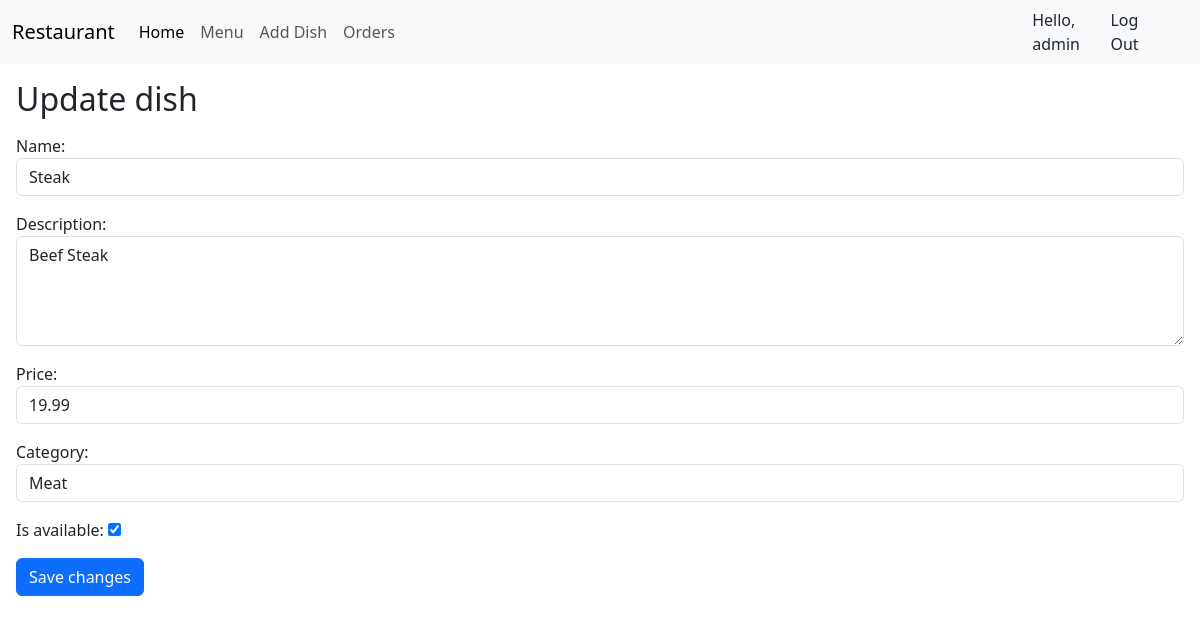
Page /restaurant/menu/1/edit (signed in) on the committed database.
### menu/models.py (models this page shows, shortened)
class Dish(models.Model):
    name = models.CharField(max_length=50)
    description = models.CharField(max_length=100, blank=True)
    price = models.DecimalField(max_digits=4, decimal_places=2)
    category = models.ForeignKey(
        Category, on_delete=models.CASCADE, related_name="dishes"
    )
    is_available = models.BooleanField(default=True)

class Category(models.Model):
    name = models.CharField(max_length=20)
    def __str__(self):
        return self.name

### menu/views.py (the view)
# urls.py: path("<int:id>/edit", views.edit_dish, name="edit"),
def edit_dish(request, id):
    dish = get_object_or_404(Dish, id=id)
    if request.method == "POST":
        form = DishForm(request.POST, instance=dish)
        if form.is_valid():
            form.save()
            return redirect("detail", id=dish.id)
    else:
        form = DishForm(instance=dish)
    return render(request, "edit.html", {"form": form})

### menu/forms.py
class DishForm(forms.ModelForm):
    class Meta:
        model = Dish
        fields = ("name", "description", "price", "category", "is_available")
        widgets = {
            "name": forms.TextInput(attrs={"class": "form-control"}),
            "description": forms.Textarea(attrs={"class": "form-control", "rows": 4}),
            "price": forms.NumberInput(attrs={"class": "form-control"}),
            "category": forms.Select(attrs={"class": "form-control"}),
            "is_available": forms.CheckboxInput(attrs={"class": "form-control-input"}),
        }

### templates/edit.html (shortened to what this page needs)
<!DOCTYPE html>
<html lang="en">
  <head>
  </head>
  <body>
    {% extends 'base.html' %} {% block content %}
    <h2 class="m-3">Update dish</h2>
    <form method="post" class="m-3">
      {% csrf_token %} {{ form.as_p}}
      <button type="submit" class="btn btn-primary">Save changes</button>
    </form>
    {% endblock %}

### templates/base.html (shortened to what this page needs)
<!DOCTYPE html>
<html lang="en">
  <head>
    <link
      href="https://cdn.jsdelivr.net/npm/bootstrap@5.3.2/dist/css/bootstrap.min.css"
      rel="stylesheet"
    />
  </head>
  <body>
    <nav class="navbar navbar-expand-lg bg-body-tertiary">
      <div class="container-fluid">
        <a class="navbar-brand" href="{% url 'index' %}">Restaurant</a>
        <div class="collapse navbar-collapse" id="navbarNav">
          <ul class="navbar-nav">
            <li class="nav-item">
              <a
                class="nav-link active"
                aria-current="page"
                href="{% url 'index' %}"
                >Home</a
              >
            </li>
            <li class="nav-item">
              <a class="nav-link" href="{% url 'index' %}">Menu</a>
            </li>
            {% if user.is_staff %}
            <li class="nav-item">
              <a class="nav-link" href="{% url 'create' %}">Add Dish</a>
            </li>
            {% endif %}
            <li class="nav-item">
              <a
                class="nav-link"
                aria-current="page"
                href="{% url 'my_orders' %}"
                >Orders</a
              >
            </li>
          </ul>
        </div>
      </div>
      <div class="d-flex mx-3 px-4">
        {% if user.is_authenticated %}
        <span>Hello, {{user.username}}</span>
        <a class="nav-link" href="{% url 'logout' %}">Log Out</a>
        {% else %}
        <a class="nav-link mx-2" href="{% url 'login' %}">Login</a>
        <a class="nav-link" href="{% url 'signup' %}">Signup</a>
        {% endif %}
      </div>
    </nav>
    <main>{% block content %} {% endblock %}</main>
  </body>
</html>

### rows in the picture
Dish: name "Steak", description "Beef Steak", price "19.99", category "Meat", is_available "☑"

### other values in the picture
{{ user.username }} "admin"
